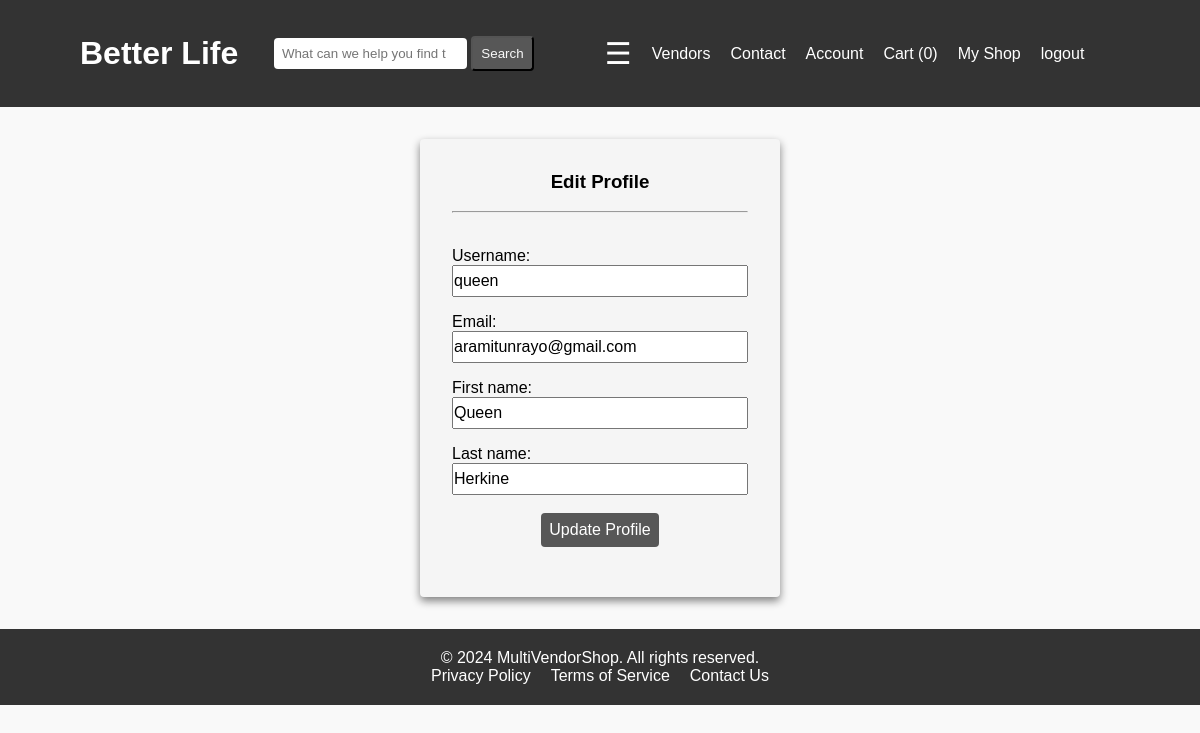
The page /dashboard/profile/edit-profile/ (signed in) on the database its author committed.
### account/models.py (models this page shows)
class CustomUser(AbstractUser):
    email = models.EmailField(unique=True)
    is_vendor = models.BooleanField(default=False)

### dashboard/views.py (the view, shortened to what this page needs)
# urls.py: path("profile/edit-profile/", views.EditProfileView.as_view(), name="edit_profile"),
class EditProfileView(LoginRequiredMixin, View):
    def get(self, request):
        form = UpdateUserForm(instance=request.user)
        context = {"form":form}
        return render(request, "dashboard/edit_profile.html", context)

### dashboard/forms.py
class UpdateUserForm(forms.ModelForm):
    username = forms.CharField(required=False, widget=forms.TextInput(attrs={"readonly":True}))
    email = forms.EmailField(required=False, widget=forms.TextInput(attrs={"readonly":True}))
    class Meta:
        model = User
        fields = ["username","email", "first_name", "last_name"]

### cart/cart.py (called while the page is built)
    def __len__(self):
        return sum(int(item["quantity"] )for item in self.cart.values())

### store/context_processors.py (called while the page is built)
def recently_viewed(request):
    return {"recently_viewed":RecentlyViewed(request)}

### store/templatetags/menu.py (called while the page is built)
@register.inclusion_tag("menu_items.html")
def menu_items():
    categories = Category.objects.all().order_by("category").values()
    return { "categories":categories }

@register.simple_tag(takes_context=True)
def cart_number(context):
    request = context.get("request")
    cart = Cart(request)
    return len(cart)

### dashboard/templates/dashboard/edit_profile.html (shortened to what this page needs)
{% extends "base.html" %}
{% load static %}
{% block styles %} <link rel="stylesheet" href="{% static "account/login.css" %}"> {% endblock styles %}
{% block contents %}
<div id="login-area">
    <h3> Edit Profile</h3>
    <br>
    <hr>
    <br>
    <form action="" method="post" autocomplete="off">
        {% for form in form  %}
        <div class="form-control">
            {{form.label_tag}}
            {{form}}
        </div>
        {% endfor %}
        <br>
        <div id="button">
        <button type="submit">Update Profile</button>
        </div>
    </form>
    <br>
    </div>
{% endblock contents %}

### static/css/style.css (style rules this page uses)
* { margin: 0; padding: 0; box-sizing: border-box; }
body { font-family: Arial, sans-serif; background-color: #f9f9f9; }

### account/static/account/login.css (style rules this page uses)
#login-area { padding: 2rem; width:30%; border-radius: 4px; margin: 2rem auto; background-color: whitesmoke; box-shadow: 0 4px 8px grey; }
#login-area h3 { text-align: center; }
.form-control label, .form-control input { display: block; }
.form-control label { margin-top: 1rem }
.form-control input { width: 100%; height: 2rem; font-size: 1rem; }
#button { text-align: center; }
#login-area button { padding: .5rem; border-radius: 4px; border: none; background-color: #575757; color: white; font-size: 1rem; cursor: pointer; }

### rows shown on the page
CustomUser: form "queen" "aramitunrayo@gmail.com" "Queen" "Herkine"
